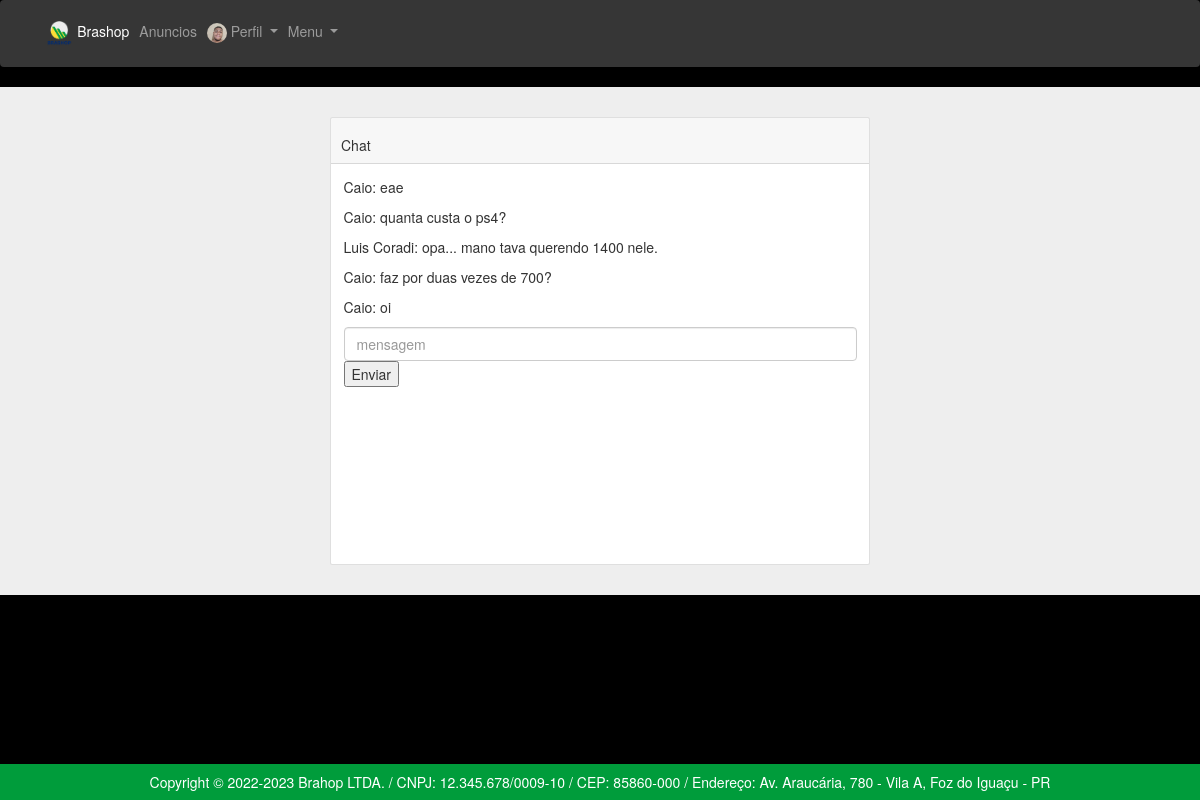
Screenshot of /app/controllers/ChatController.php?action=loadFormNew&id=72 (signed in) with the database file from the repository.
### tables this page shows
CREATE TABLE `chat` (
  `id` int(11) NOT NULL,
  `mensagem` text NOT NULL,
  `usuarios_id` int(11) NOT NULL,
  `usuario2_id` int(11) NOT NULL
);

### app/repository/ChatRepository.php (called while the page is built, shortened)
<?php
    require_once __DIR__ . "/../connection/Connection.php";
    class ChatRepository {
        public PDO $conn;
        function __construct()
        {
            $this->conn = Connection::getConnection();
        }
        public function getConversa($destinatario_id){
            $query = " SELECT c.id, c.mensagem, (SELECT nome FROM usuarios WHERE id = c.usuarios_id) remetente, (SELECT nome FROM usuarios WHERE id = c.usuario2_id) destinatario FROM chat c WHERE usuarios_id IN (:usuarios_id, :destinatario) AND usuario2_id IN (:usuarios_id, :destinatario)";
            $prepare = $this->conn->prepare($query);
            $prepare->bindValue(':destinatario',$destinatario_id);
            $prepare->bindValue(':usuarios_id',@$_SESSION["usuario"]["id"]);
            $prepare->execute();
            $result = $prepare->fetchALL(PDO::FETCH_ASSOC);
            return $result;
        }
}

### app/connection/Connection.php (called while the page is built)
<?php
class Connection {
    private static $host = "localhost";
    private static $dbname = "marketplace";
    private static $user = "root";
    private static $password = "";
    private static ?PDO $conn = null;
    public static function getConnection(): PDO {
        if(self::$conn == null) {
            try {
                self::$conn = new PDO("mysql:host=" . self::$host . ";dbname=" . self::$dbname,
                self::$user,
                self::$password);
                self::$conn->setAttribute(PDO::ATTR_ERRMODE, PDO::ERRMODE_EXCEPTION);
            } catch(Exception $e) {
                print("Erro ao conectar com o banco de dados");
            }
        }
        return self::$conn;
    }
}

### app/views/usuarios/chat.php (the view, shortened to what this page needs)
<!DOCTYPE html>
<html lang="pt-br">
  <head>
    <link rel="stylesheet" type="text/css" href="../views/helpers/css/bootstrap.min.css">
</head>
<body>
<?php
if(isset($_SESSION["usuario"])){
  if($_SESSION["usuario"]['is_adm'] == 1){
    include_once __DIR__ . "/../helpers/menuAdm.php";
   }else{
   include_once __DIR__ . "/../helpers/menuLogin.php";
 }
}
else{
 include_once __DIR__ . "/../helpers/menuHome.php";
}
?>
<form method="post" action="./ChatController.php?action=create">
<section style="background-color: #eee;" >
<div class="container py-5">
  <div class="row d-flex justify-content-center">
    <div class="col-md-10 col-lg-8 col-xl-6">
      <div class="card" id="chat">
        <div class="card-header d-flex justify-content-between align-items-center p-3">
          <h5 class="mb-0">Chat</h5>
        </div>
        <div class="card-body" data-mdb-perfect-scrollbar="true" style="position: relative; height: 400px">
        <?php
            foreach($data['chats'] as $conversa){
             echo"<p>".$conversa["remetente"].": ".$conversa['mensagem']."</p>";
            }?>
          <input type="text" class="form-control form-control-lg" name="mensagem" id="exampleFormControlInput1"
            placeholder="mensagem" >
             <input type="submit" value="Enviar">
        </div>
      </div>
    </div>
  </div>
</div>
</section>
</form>
    </body>
</html>

### app/views/helpers/style-home.css (style rules this page uses)
body { background-color: black !important; }

### rows the page displays
chat: remetente "Caio", mensagem "eae"
chat: remetente "Caio", mensagem "quanta custa o ps4?"
chat: remetente "Luis Coradi", mensagem "opa... mano tava querendo 1400 nele."
chat: remetente "Caio", mensagem "faz por duas vezes de 700?"
chat: remetente "Caio", mensagem "oi"
